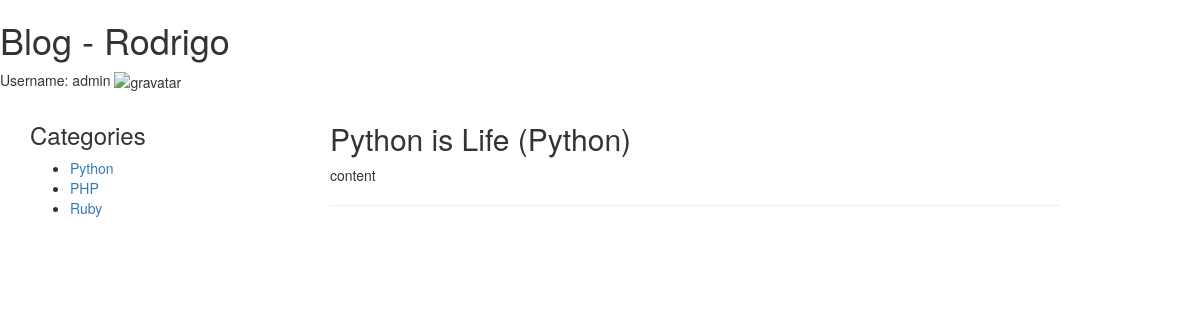
The app's page /blog (signed in), older data.
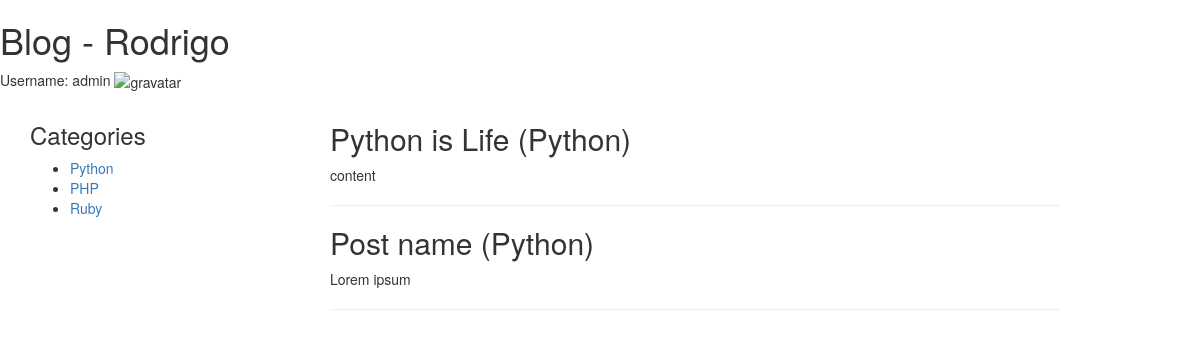
The same page, newer data.
### blog/models.py (models this page shows, shortened)
class Category(models.Model):
    name = models.CharField(max_length=255)
    class Meta:
        verbose_name_plural = 'Categories'

class Post(models.Model):
    category = models.ForeignKey(Category)
    name = models.CharField(max_length=255)
    content = models.TextField()
    STATUS_CHOISES = (
        ('Draft','Draft'),
        ('Published','Published'),
    )
    status = models.CharField(max_length=20, choices=STATUS_CHOISES, default='Draft')
    created_at = models.DateTimeField(auto_now_add=True)

### blog/views.py (the view)
def home(request):
    name = "Rodrigo"
    all_categories = Category.objects.all()
    category_python = Category.objects.get(name='PHP')
    post = Post.objects.filter(status="Published")
    context = {
        'name':name,
        'categories':all_categories,
        'posts':post
    }
    return render(request,'blog/home.html', context)

### templates/blog/home.html (shortened to what this page needs)
{% extends "blog/layout.html" %}
{% block content %}
<section>
    {% for post in posts %}
    <article>
        <h2>{{ post.name }} ({{ post.category.name }})</h2>
        <p>
            {{post.content}}
        </p>
    </article>
    <hr>
    {% endfor %}
</section>
{% endblock %}

### templates/blog/layout.html (shortened to what this page needs)
<!doctype html>
<html lang="en">
<head>
    <link rel="stylesheet" href="https://maxcdn.bootstrapcdn.com/bootstrap/3.3.6/css/bootstrap.min.css"
>
</head>
<body>
<h1>Blog - {{ name }}</h1>
{% load gravatar %}
{% if request.user.is_authenticated %}
<p>
    Username: {{ request.user.username }} <img src="{% gravatar_url request.user.email 25 %}" alt="gravatar">
</p>
{% endif %}
<div class="container">
    <div class="col-md-3">
        <aside class="row">
            <h3>Categories</h3>
            <ul>
                {% for category in categories %}
                <li>
                   <a href="{% url 'blog.posts_by_category' category.pk %}"> {{ category.name }}</a>
                </li>
                {% endfor %}
            </ul>
        </aside>
    </div>
    <div class="col-md-8">
        {% block content %} {% endblock %}
    </div>
</div>
</body>
</html>

Row changes from the older to the newer data that the page shows:
added Post: name "Post name", category.name "Python", content "Lorem ipsum"
